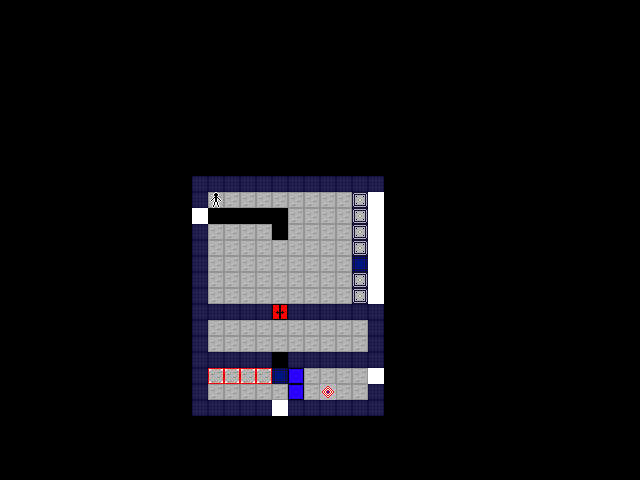

The image is a tile-based game level rendered from a .tmx file. Its description and source (layers, tilesets, objects; grid data summarised) follow:
An orthogonal 40x30 tile map with 16x16 px tiles, 5 tile layers (tiles, pieces, pieces2, pieces3, ...) and 1 object.

<map version="1.10" tiledversion="1.11.0" orientation="orthogonal" renderorder="right-down" width="40" height="30" tilewidth="16" tileheight="16" infinite="0" nextlayerid="8" nextobjectid="8">
 <tileset firstgid="1" name="tiles" tilewidth="16" tileheight="16" tilecount="81" columns="9">
  <image source="tiles.png" width="144" height="144" />
 </tileset>
 <layer id="1" name="tiles" width="40" height="30">
  <data>[1200 cells, 165 non-empty, 6 distinct tile ids]</data>
 </layer>
 <layer id="2" name="pieces" width="40" height="30">
  <data>[1200 cells, 14 non-empty, 5 distinct tile ids]</data>
 </layer>
 <layer id="6" name="pieces2" width="40" height="30">
  <data>[1200 cells, 0 non-empty, 0 distinct tile ids]</data>
 </layer>
 <layer id="7" name="pieces3" width="40" height="30">
  <data>[1200 cells, 0 non-empty, 0 distinct tile ids]</data>
 </layer>
 <layer id="3" name="actors" width="40" height="30">
  <data>[1200 cells, 1 non-empty, 1 distinct tile ids]</data>
 </layer>
 <objectgroup id="5" name="connectors">
  <object id="7" x="280.387" y="216.946">
   <polyline points="0,0 -0.566439,95.1617" />
  </object>
 </objectgroup>
</map>
